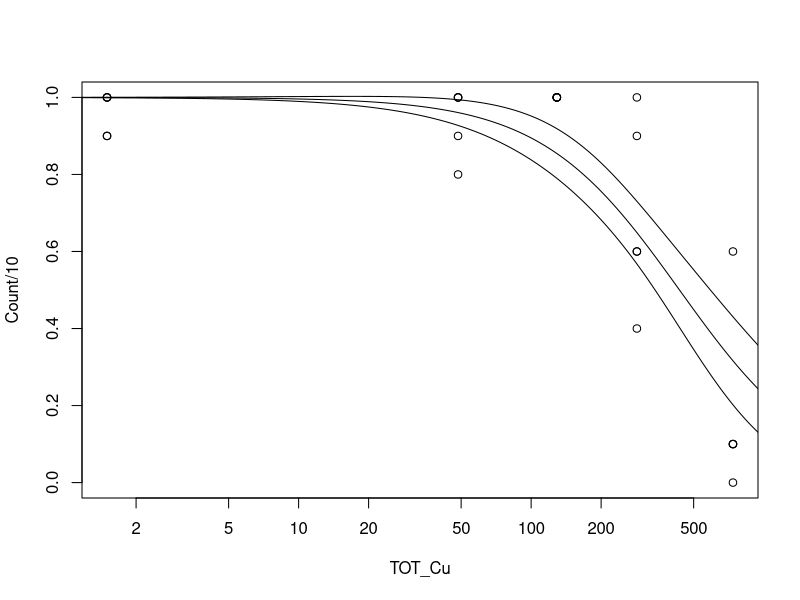
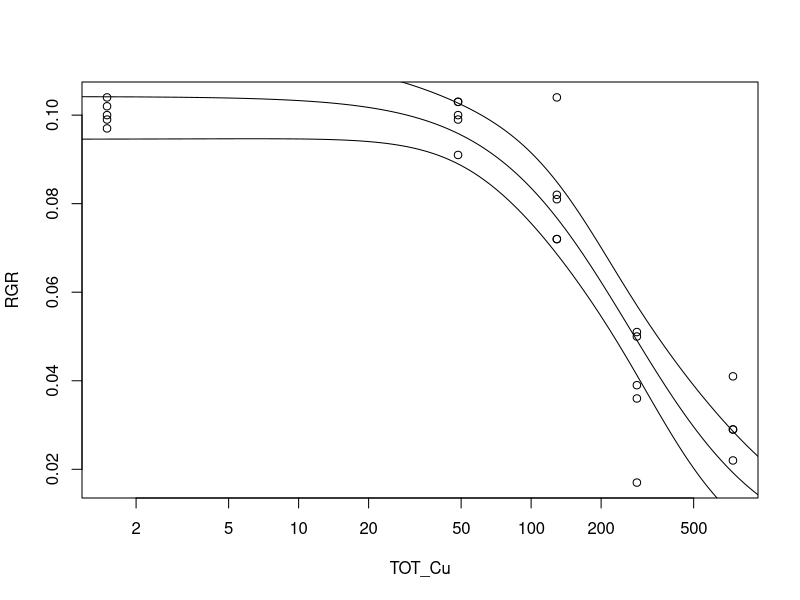
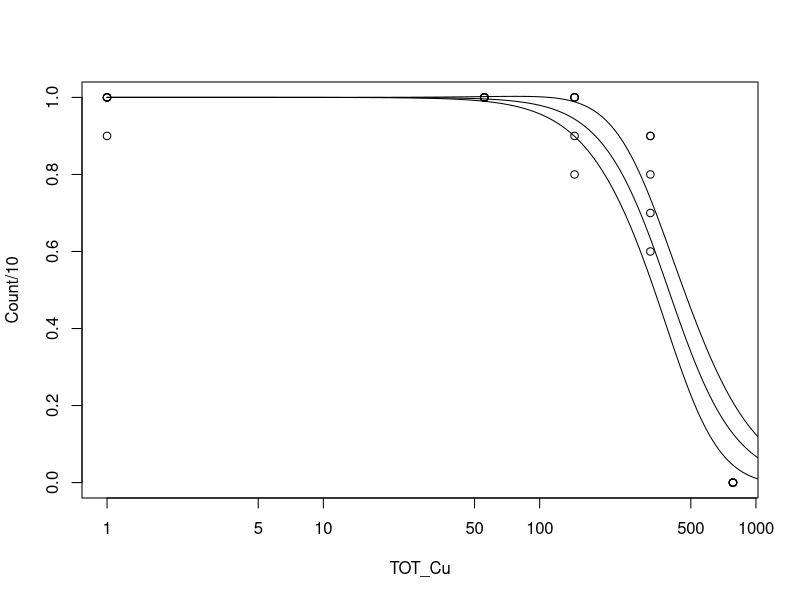
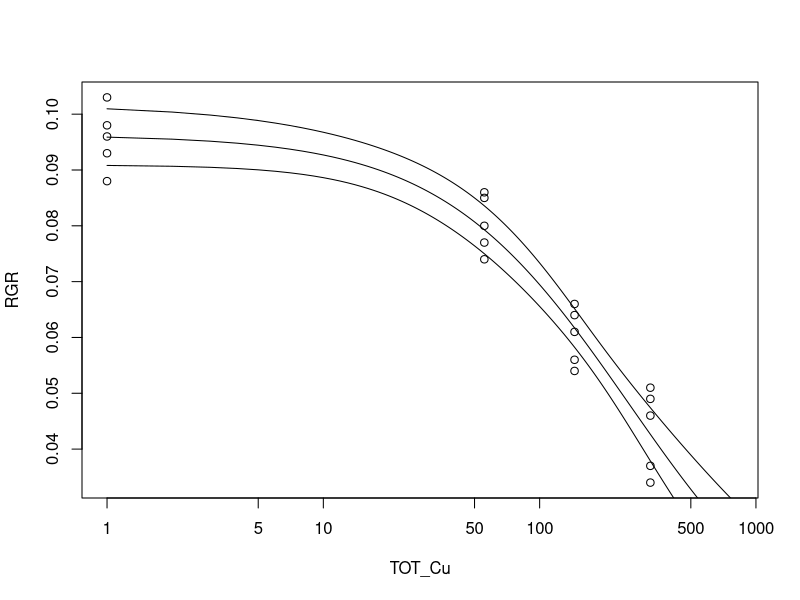
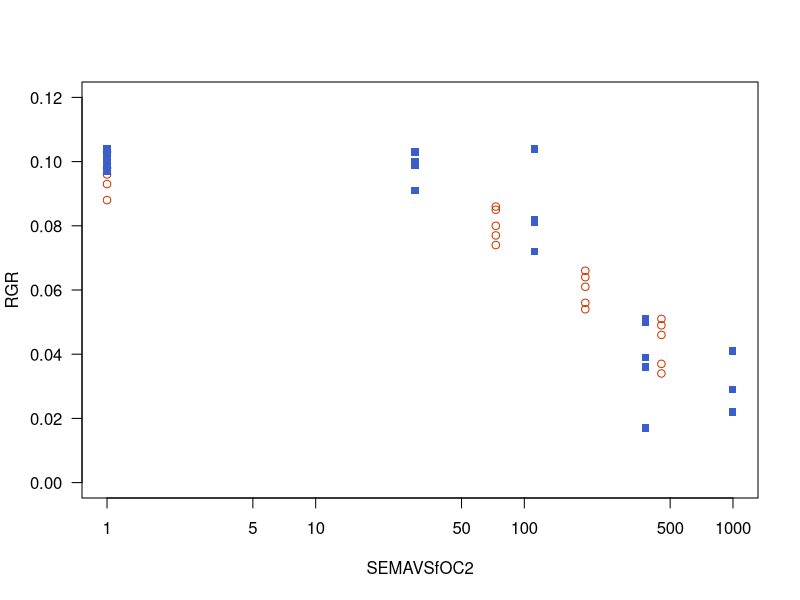
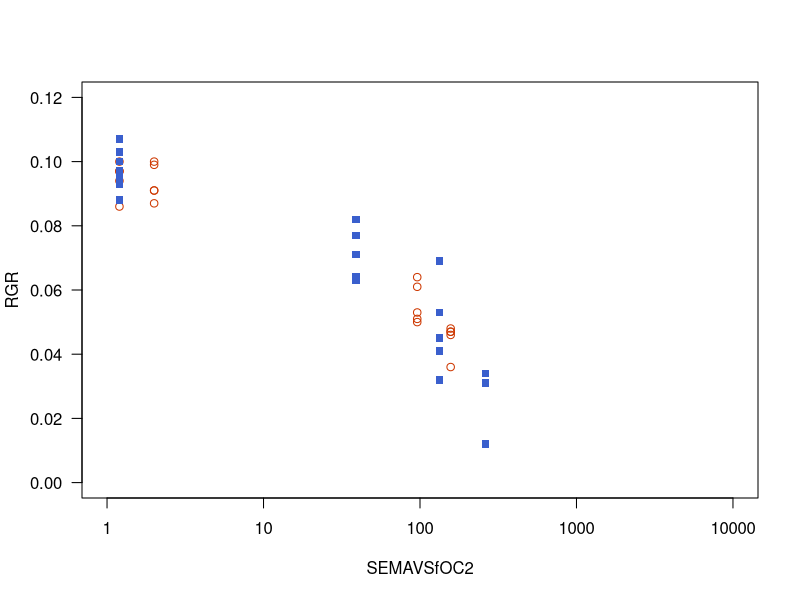

Source code (R) for these figures, in order:
## ---- chunk 1
#Function to calculation EC values for growth with 95% confidence intervals
ECXX=function(model,percent){
  ECname = paste("EC",percent)
  dose=names(model$dataClasses)
  EC = (100-percent)/100 
  ref = model$m$getPar()[1]
  min.x = 1
  max.x = 10000 #Might need to change the range
  range = seq(min.x,max.x,by=1)
  new.range = data.frame(frame=seq(min.x,max.x,by=1))
  names(new.range)[[1]]=dose
  bf = predict(model,newdata=new.range)
  locEC=which.min(abs(bf-ref*EC))
  se = sqrt(apply(attr(predict(model, newdata=new.range),"gradient"),1,function(x) sum(vcov(model)*outer(x,x))))
  LCI=bf+se*qnorm(0.025)
  locL=which.min(abs(LCI-ref*EC))
  UCI=bf+se*qnorm(0.975)
  locU=which.min(abs(UCI-ref*EC))
  result=c(range[locEC],range[locL],range[locU])
  result = signif(result,digits=3)
  names(result)[[1]]=ECname
  names(result)[[2]]="Lower-bound (2.5%)"
  names(result)[[3]]="Upper-bound (97.5%)"
  print(result)
  mat=cbind(new.range,bf,LCI,UCI)
  invisible(list(ResultTable=result,CImat=mat))
}

#Function to calculation LC values for survival with 95% confidence intervals
LCXX=function(model,percent){
  LCname = paste("LC",percent)
  dose = names(model$coef)[2]
  dose = ifelse(grepl("log",dose),sub("\\).*", "", sub(".*\\(", "", dose)) ,dose)
  EC = (100-percent)/100 
  min.x = 1
  max.x = 10000 #Might need to change the range
  range = seq(min.x,max.x,by=1)
  new.range = data.frame(frame=seq(min.x,max.x,by=1))
  names(new.range)[[1]]=dose
  bf = predict(model,newdata=new.range,type="response",se.fit=T)
  locLC=which.min(abs(bf$fit-EC))
  LCI=bf$fit+bf$se.fit*qnorm(0.025)
  locL=which.min(abs(LCI-EC))
  UCI=bf$fit+bf$se.fit*qnorm(0.975)
  locU=which.min(abs(UCI-EC))
  result=c(range[locLC],range[locL],range[locU])
  result = signif(result,digits=3)
  names(result)[[1]]=LCname
  names(result)[[2]]="Lower-bound (2.5%)"
  names(result)[[3]]="Upper-bound (97.5%)"
  print(result)
  mat=cbind(new.range,bf$fit,LCI,UCI)
  invisible(list(ResultTable=result,CImat=mat))
  	}

#Function to complete ANOVA-like inference from non-linear least-squares regression
ANOVA_F=function(mod,y){
  ypred=predict(mod)
  y.no.na = y[!is.na(y)]
  dfnum = length(mod$m$getPar())-1
  dfden = length(y.no.na)-length(mod$m$getPar())
  SSerr=sum((ypred-y.no.na)^2)
	SSreg=sum((ypred-mean(y.no.na))^2)
	SStot = SSerr + SSreg
  Frat = (SSreg/dfnum)/(SSerr/dfden)
  probF = pf(Frat,dfnum,dfden,lower.tail=F)
  Rsquare = 1-(SSerr/SStot)
  result=c(Frat,probF,Rsquare)
  names(result)[[1]]="F ratio"
	names(result)[[2]]="P-value"
  names(result)[[3]]="R-squared"
  return(result)
	}
## ---- chunk 2
CuTox<-read.csv(file="Cu_Ha.csv")
summary(CuTox)
CuTox$Nom_Cu<-factor(CuTox$Nom_Cu)
CuTox$Dead<-10-CuTox$Count

OcoeeTox<-subset(CuTox,CuTox$Sediment=="Ocoee")
DowTox<-subset(CuTox,CuTox$Sediment=="Dow")
OcoeeTox$Nom_Cu<-OcoeeTox$Nom_Cu[,drop=T]
DowTox$Nom_Cu<-DowTox$Nom_Cu[,drop=T]
DowToxF<-subset(DowTox,DowTox$Treat=="F")
DowToxS<-subset(DowTox,DowTox$Treat=="S")
OcoeeToxF<-subset(OcoeeTox,OcoeeTox$Treat=="F")
OcoeeToxS<-subset(OcoeeTox,OcoeeTox$Treat=="S")
## ---- chunk 3
plot(Count/10~(TOT_Cu),data=DowToxF,log="x")
DFsurv <- glm(cbind(Count,Dead)~log10(TOT_Cu),data=DowToxF,family=binomial)
summary(DFsurv)
shapiro.test(resid(DFsurv)) #OK
#p < 0.001
1-DFsurv$deviance/DFsurv$null.deviance
#R2 = 0.55

DFs = LCXX(DFsurv,50) #LC50 = 435 mg/kg
for(i in 1:3){lines(DFs$CImat[,1],(DFs$CImat[,1+i]))}

plot(RGR~TOT_Cu,data=DowToxF,log="x")
DFg <- nls(RGR~SSlogis(log10(TOT_Cu),Asym,xmid,scal),data=DowToxF)
summary(DFg)
shapiro.test(resid(DFg)) #OK
ANOVA_F(DFg,DowToxF$RGR) # p < 0.001, r2 = 0.88

DF = ECXX(DFg,10) #EC10 = 57
for(i in 1:3){lines(DF$CImat[,1],DF$CImat[,1+i])}
## ---- chunk 4
plot(Count/10~TOT_Cu,data=DowToxS,log="x")
DSsurv <- glm(cbind(Count,Dead)~log10(TOT_Cu),data=DowToxS,family=binomial)
summary(DSsurv)
shapiro.test(resid(DSsurv)) #0.003
1-DSsurv$deviance/DSsurv$null.deviance
#p < 0.001, r2 = 0.74

DSs = LCXX(DSsurv,50) #LC50 395 
for(i in 1:3){lines(DSs$CImat[,1],DSs$CImat[,i+1])}

plot(RGR~TOT_Cu,data=DowToxS,log="x")
DSg <- nls(RGR~SSlogis(log10(TOT_Cu),Asym,xmid,scal),data=DowToxS)
summary(DSg)
shapiro.test(resid(DSg)) #OK
ANOVA_F(DSg,DowToxS$RGR) #p < 0.001, r2 = 0.93

DS = ECXX(DSg,10) #EC10 = 29
for(i in 1:3){lines(DS$CImat[,1],DS$CImat[,1+i])}
## ---- chunk 5
#Dow
plot(RGR~SEMAVSfOC2,data=DowToxS,ylim=c(0,0.12),col="orangered3",las=1,log="x",xlim=c(1,1000))
points(RGR~SEMAVSfOC2,data=DowToxF,col="royalblue3",pch=15)

#Dow F alone
DFsao <- nls(RGR~SSlogis(log10(SEMAVSfOC2),Asym,xmid,scal),data=DowToxF)
shapiro.test(resid(DFsao))
summary(DFsao)
ANOVA_F(DFsao,DowToxF$RGR)
DF.EC <- ECXX(DFsao,10)

#Dow S alone
DSsao <- nls(RGR~SSlogis(log10(SEMAVSfOC2),Asym,xmid,scal),data=DowToxS)
shapiro.test(resid(DSsao))
summary(DSsao)
ANOVA_F(DSsao,DowToxS$RGR)
DS.EC <-ECXX(DSsao,10)

#Combined model
Dsao <- nls(RGR~SSlogis(log10(SEMAVSfOC2),Asym,xmid,scal),data=DowTox)
shapiro.test(resid(Dsao))
summary(Dsao)
ANOVA_F(Dsao,DowTox$RGR)
D.EC <- ECXX(Dsao,10)

#Ocoee
plot(RGR~SEMAVSfOC2,data=OcoeeToxS,ylim=c(0,0.12),col="orangered3",las=1,log="x",xlim=c(1,10000))
points(RGR~SEMAVSfOC2,data=OcoeeToxF,col="royalblue3",pch=15)

#Ocoee F alone
OFsao <- nls(RGR~SSlogis(log10(SEMAVSfOC2),Asym,xmid,scal),data=OcoeeToxF)
summary(OFsao)
shapiro.test(resid(OFsao))
ANOVA_F(OFsao,OcoeeToxF$RGR)
OF.EC <- ECXX(OFsao,10)

#Ocoee S alone
OSsao <- nls(RGR~SSlogis(log10(SEMAVSfOC2),Asym,xmid,scal),data=OcoeeToxS)
summary(OSsao)
shapiro.test(resid(OSsao))
ANOVA_F(OSsao,OcoeeToxS$RGR)
OS.EC <- ECXX(OSsao,10)

#Combined model
Osao <- nls(RGR~SSlogis(log10(SEMAVSfOC2),Asym,xmid,scal),data=OcoeeTox)
shapiro.test(resid(Osao))
summary(Osao)
ANOVA_F(Osao,OcoeeTox$RGR)
O.EC <- ECXX(Osao,10)
